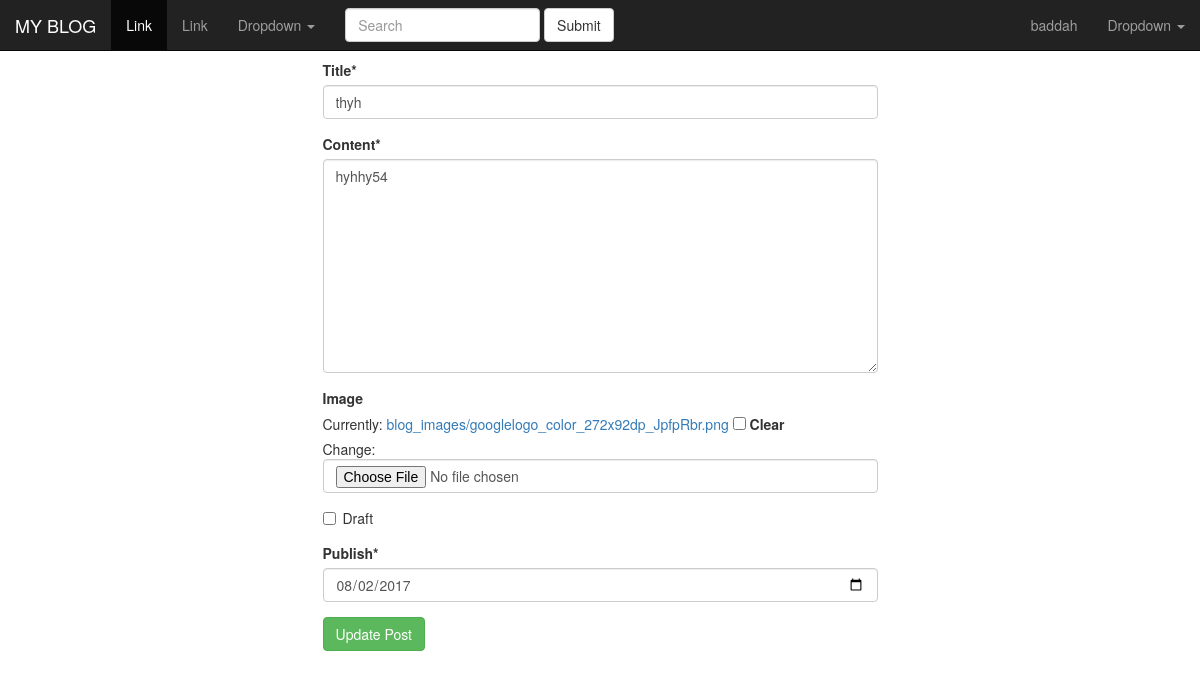
The page /posts/update/thyh/ (signed in) on the database its author committed.
### posts/models.py (models this page shows, shortened)
class Post(models.Model):
	author= models.ForeignKey(User, default=1)
	title = models.CharField(max_length=50)
	image = models.ImageField(upload_to="blog_images", null=True, blank=True)
	slug = models.SlugField(unique=True, null=True)
	content = models.TextField()
	draft = models.BooleanField(default=False)
	publish = models.DateField()
	updated = models.DateTimeField(auto_now=True)
	timestamp = models.DateTimeField(auto_now_add=True)
	class Meta:
		ordering =['-timestamp', '-updated' ]

### posts/views.py (the view)
# urls.py: url(r'^update/(?P<slug>[-\w]+)/$', views.post_update, name="update"),
def post_update(request, slug):
    if not (request.user.is_staff or request.user.is_superuser):
        raise Http404
    post_object = get_object_or_404(Post, slug=slug)
    form = PostForm(request.POST or None,request.FILES or None, instance=post_object)
    if form.is_valid():
        form.save()
        messages.success(request, "Are you sure?")
        return redirect("posts:list")
    context ={
        "form" : form,
        "post_object": post_object,
    }
    return render(request, 'post_update.html', context)

### posts/forms.py
class PostForm(forms.ModelForm):
	class Meta:
		model = Post
		fields = ['title', 'content', 'image', 'draft', 'publish']
		widgets= {
		'publish': forms.DateInput(attrs={"type":"date"}),
		}

### posts/templates/post_update.html (shortened to what this page needs)
{% extends "base.html" %}
{%load crispy_forms_tags %}
{% block content%}
	<div class="row">
		<div class="col-sm-6 col-sm-offset-3">
			<form method= "POST" action=" {% url 'posts:update' slug=post_object.slug %}" enctype="multipart/form-data">
				{{form|crispy}}
				<input type="submit" value="Update Post" class= "btn btn-success">
			</form>
		</div>
	</div>
{% endblock content%}

### posts/templates/navbar.html (shortened to what this page needs)
<nav class="navbar navbar-inverse navbar-fixed-top">
  <div class="container-fluid">
    <div class="navbar-header">
      <a class="navbar-brand" href="{% url 'posts:list' %}">MY BLOG</a>
    </div>
    <div class="collapse navbar-collapse" id="bs-example-navbar-collapse-1">
      <ul class="nav navbar-nav">
        <li class="active"><a href="#">Link <span class="sr-only">(current)</span></a></li>
        <li><a href="#">Link</a></li>
        {% if request.user.is_staff or request.user.is_superuser %}
        <li class="dropdown">
          <a href="#" class="dropdown-toggle" data-toggle="dropdown" role="button" aria-haspopup="true" aria-expanded="false">Dropdown <span class="caret"></span></a>
        </li>
        {% endif %}
      </ul>
      <form class="navbar-form navbar-left" action="{% url 'posts:list' %}" method="GET">
        <div class="form-group">
          <input type="text" name="q" class="form-control" placeholder="Search" value="{{request.GET.q}}">
        </div>
        <button type="submit" class="btn btn-default">Submit</button>
      </form>
      <ul class="nav navbar-nav navbar-right">
        <li><a href="#">{{request.user}}</a></li>
        <li class="dropdown">
          <a href="#" class="dropdown-toggle" data-toggle="dropdown" role="button" aria-haspopup="true" aria-expanded="false">Dropdown <span class="caret"></span></a>
        </li>
      </ul>
    </div>
  </div>
</nav>

### rows shown on the page
Post: title "thyh", content "hyhhy54", publish "08/02/2017"

### other values the page prints
{{ request.user }} "baddah"
